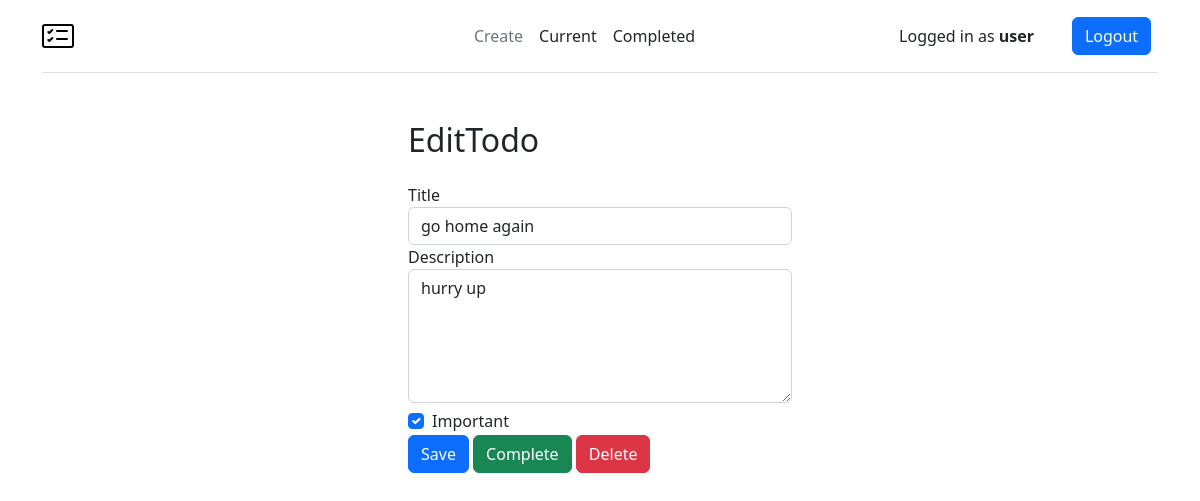
The page /todo/19 (signed in) on the database its author committed.
### todo/models.py (models this page shows, shortened)
class Todo(models.Model):
    title = models.CharField(max_length=100)
    description = models.TextField(blank=True) #blank=True -> необязательно к заполнению
    important = models.BooleanField(default=False)
    created = models.DateTimeField(auto_now_add=True)
    datecompleted = models.DateTimeField(null=True, blank=True) #null=True -> необязательно к заполнению
    user = models.ForeignKey(User, on_delete=models.CASCADE)

### todo/views.py (the view, shortened to what this page needs)
# urls.py: path('todo/<int:todo_pk>', views.viewtodo, name='viewtodo'),
@login_required
def viewtodo(request, todo_pk):
    todo = get_object_or_404(Todo, pk=todo_pk, user=request.user)
    if request.method == 'GET':
        form = TodoForm(instance=todo)
        return render(request, 'todo/viewtodo.html', {'todo':todo, 'form':form})

### todo/forms.py
class TodoForm(ModelForm):
    class Meta:
        model = Todo
        fields = ['title', 'description', 'important']

### todo/templates/todo/viewtodo.html (shortened to what this page needs)
{% extends "todo/base.html" %}
{% block content %}
    <div class="row justify-content-center mt-5">
        <div class="col-md-4">
            <h2>EditTodo</h2>
        </div>
    </div>
    <div class="row justify-content-center mt-3">
        <div class="col-md-4">
            <form style="display: inline" method="POST">
                <div class="form-group">
                    <label for="title">Title</label>
                    <input type="text" name="title" class="form-control" id="title" value="{{ todo.title }}" required>
                </div>
                <div class="form-group">
                    <label for="description">Description</label>
                    <textarea name="description" rows="5" class="form-control" id="description" >{{ todo.description }}</textarea>
                </div>
                <div class="form-group form-check">
                    <input type="checkbox" name="important" class="form-check-input" id="important" {% if todo.important %}checked{% endif %}>
                    <label class="form-check-label" for="important">Important</label>
                </div>
                <button type="submit" class="btn btn-primary">Save</button>
            </form>
            <form style="display: inline" method="POST" action="{% url 'completetodo' todo.id %}">
                <button id="complete" type="submit" class="btn btn-success">Complete</button>
            </form>
            <form style="display: inline" method="POST" action="{% url 'deletetodo' todo.id %}">
                <button id="delete" type="submit" class="btn btn-danger">Delete</button>
            </form>
        </div>
    </div>
{% endblock %}

### todo/templates/todo/base.html (shortened to what this page needs)
<!doctype html>
<html lang="en">
<head>
    {% load static %}
    <link rel="stylesheet" href="{% static 'todo/css/bootstrap.min.css' %}" type="text/css">
</head>
<body>
    <div class="container">
        <header class="d-flex flex-wrap align-items-center justify-content-center justify-content-md-between py-3 mb-4 border-bottom">
          <a href='/' class="d-flex align-items-center col-md-3 mb-2 mb-md-0 text-dark text-decoration-none">
            <img src="{% static 'todo/card-checklist.svg' %}" alt="Bootstrap" width="32" height="32" class="d-inline-block align-top">
          </a>
          <ul class="nav col-12 col-md-5 mb-2 justify-content-center mb-md-0">
            {% if user.is_authenticated %}
                <li><a href="{% url 'createtodo' %}" class="nav-link px-2 link-secondary">Create</a></li>
                <li><a href="{% url 'currenttodos' %}" class="nav-link px-2 link-dark">Current</a></li>
                <li><a href="{% url 'completedtodos' %}" class="nav-link px-2 link-dark">Completed</a></li>
            {% endif %}
          </ul>
            {% if user.is_authenticated %}
            <div class="col-md-2 text-end">
                Logged in as <b>{{ user.username }}</b>
            </div>
            <div class="col-md-1 text-center">
                <form action="{% url 'logoutuser' %}" method="POST">
                    <button type="submit" class="btn btn-primary">Logout</button>
                </form>
            </div>
            {% endif %}
    </header>
  </div>
{% block content %} {% endblock %}
</body>
</html>

### rows shown on the page
Todo: title "go home again", description "hurry up", important "☑"

### other values the page prints
{{ user.username }} "user"
